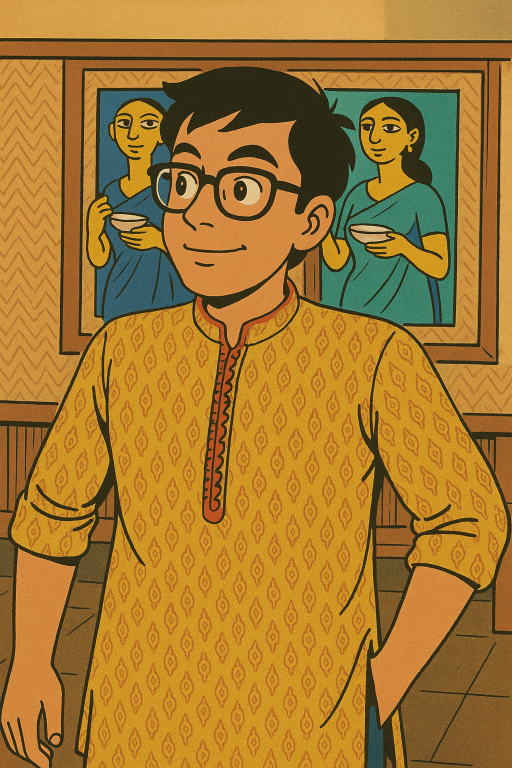
#> input picture Bengali.png, 1024 x 1536 px (shown at 1/2 size)
$ python test_steganography.py
#> lines starting #> are read from the running program, lines starting #| are printed output that depends on the picture
### modulation.py
from PIL import Image, UnidentifiedImageError
import os
import numpy as np

class ImageProcessing:
    img_width = 2048
    img_height = 2048

    def __init__(self, image_path):
        self.image_path = image_path
        try:
            self.image = Image.open(image_path)
        except FileNotFoundError:
            raise
        except UnidentifiedImageError:
            raise

        if self.image.mode != 'RGB':
            self.image = self.image.convert('RGB')

        self.pixels = self.image.load()
        self.width, self.height = self.image.size

    def resize_image(self):
        self.image = self.image.resize((self.img_width, self.img_height))
        self.pixels = self.image.load()
        self.width, self.height = self.image.size

    def save_image(self, output_path):
        os.makedirs(os.path.dirname(output_path) or '.', exist_ok=True)
        self.image.save(output_path)


class MessageEncoder:
    def __init__(self, message):
        self.message = message
        self.binary_message = self.to_binary()
        self.msg_length = len(self.binary_message)

    def to_binary(self):
        return [int(bit) for byte in self.message.encode('utf-8') for bit in format(byte, '08b')]


class MessageEmbedder:
    def __init__(self, pixelAccess, binary_message, width, height, key):
        self.pixels = pixelAccess
        self.binary_message = binary_message
        self.width = width
        self.height = height
        self.key = key
        self.embedding_map = []
        self.map_generated = False

    def map_generation(self):
        map_size = self.width * self.height * 3
        np.random.seed(self.key)
        lst = np.random.randint(0, 2, map_size)
        self.embedding_map = np.array(lst).reshape(-1, 3)
        self.map_generated = True
        return int(np.sum(lst))  # total embedding capacity

    def embedMessage(self):
        if not self.map_generated:
            raise RuntimeError("Call map_generation() before embedding.")

        total_positions = int(np.sum(self.embedding_map))
        if len(self.binary_message) < total_positions:
            self.binary_message = list(self.binary_message) + [0] * (total_positions - len(self.binary_message))

        msg_pointer = 0

        for i in range(self.height):
            for j in range(self.width):
                pixel = list(self.pixels[j, i])
                pixel_idx = i * self.width + j

                for channel in range(3):
                    if self.embedding_map[pixel_idx][channel] == 1:
                        if msg_pointer < len(self.binary_message):
                            pixel[channel] = (pixel[channel] & 0xFE) | self.binary_message[msg_pointer]
                            msg_pointer += 1
                self.pixels[j, i] = tuple(pixel)

        return msg_pointer


class SteganographyPipeline:
    def __init__(self, image_path, message, key, output_path='output/embedded_image.png'):
        self.image_path = image_path
        self.message = message
        self.key = key
        self.output_path = output_path

    def encode(self):
        image_processor = ImageProcessing(self.image_path)
        image_processor.resize_image()

        encoder = MessageEncoder(self.message)
        embedder = MessageEmbedder(
            image_processor.pixels,
            encoder.binary_message,
            image_processor.width,
            image_processor.height,
            self.key
        )

        capacity = embedder.map_generation()
        bits_embedded = embedder.embedMessage()
        image_processor.save_image(self.output_path)

        return {
            'bits_embedded': bits_embedded,
            'message_length': encoder.msg_length,
            'capacity': capacity,
            'output_path': self.output_path
        }


# [17 lines that do not run on import are left out]

### demodulation.py
from PIL import Image, UnidentifiedImageError
import os
import numpy as np
from modulation import ImageProcessing


class MessageDecoder:
    def __init__(self, binary_message):
        self.binary_message = binary_message
        self.message = self.from_binary()

    # [11 lines left out: function from_binary, not called in this run]


class MessageExtractor:
    def __init__(self, pixelAccess, width, height, key, message_length=None):
        self.pixels = pixelAccess
        self.width = width
        self.height = height
        self.key = key
        self.message_length = message_length
        self.embedding_map = []
        self.binary_message = []

    def map_generation(self):
        map_size = self.width * self.height * 3
        np.random.seed(self.key)
        lst = np.random.randint(0, 2, map_size)
        self.embedding_map = np.array(lst).reshape(-1, 3)
        if self.message_length is None:
            self.message_length = int(np.sum(lst))
        print(f"[info] Using message length: {self.message_length} bits")

    def extractMessage(self):
        msg_pointer = 0
        for i in range(self.height):
            for j in range(self.width):
                pixel = self.pixels[j, i]
                pixel_idx = i * self.width + j

                for channel in range(3):
                    if self.embedding_map[pixel_idx][channel] == 1:
                        if msg_pointer < self.message_length:
                            bit = pixel[channel] & 0x01
                            self.binary_message.append(bit)
                            msg_pointer += 1

                        if msg_pointer >= self.message_length:
                            return self.binary_message
        return self.binary_message


class SteganographyDecodePipeline:
    # [22 lines left out: functions __init__, decode, not called in this run]


# [9 lines that do not run on import are left out]

### test_steganography.py
#!/usr/bin/env python3
"""Test script to verify steganography embedding and extraction works correctly."""

import sys
import os
sys.path.insert(0, os.path.dirname(__file__))

from modulation import SteganographyPipeline, ImageProcessing, MessageEmbedder
from demodulation import MessageExtractor, MessageDecoder

def test_round_trip():
    """Test: embed a message and extract it back."""
    test_message = "I love Swastika "
    test_key = 42
    test_image = "Bengali.png"
    test_output = "output/test_stegno.png"

    print(f"Testing steganography round-trip...")
    print(f"  Message: '{test_message}'")
    print(f"  Key: {test_key}")
    print(f"  Image: {test_image}")

    # Step 1: Embed
    try:
        pipeline = SteganographyPipeline(test_image, test_message, test_key, test_output)
        result = pipeline.encode()
#> in __init__, self.image is the input picture: PIL image 1024x1536 RGB; mean R, G, B 164.8, 120, 47.1
#> in resize_image, `self.image = self.image.resize((self.img_width, self.img_height))`:
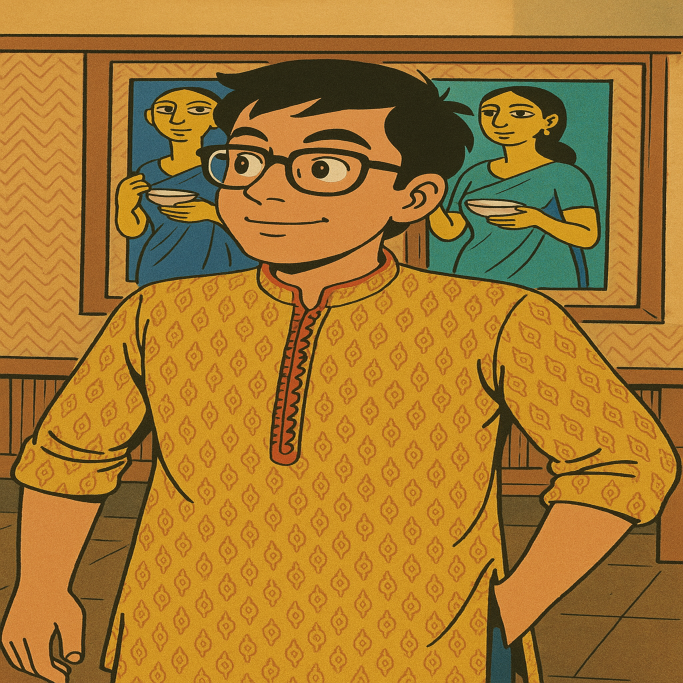
#> self.image: PIL image 2048x2048 RGB (shown at 1/3 size); mean R, G, B 164.8, 120, 47.1
        print(f"\n✓ Embedding successful")
        print(f"  Bits embedded: {result['bits_embedded']}")
#|   Bits embedded: 6291093
        print(f"  Message bit length: {result['message_length']}")
#|   Message bit length: 128
        print(f"  Output: {result['output_path']}")
#|   Output: output/test_stegno.png
    except Exception as e:
        print(f"✗ Embedding failed: {e}")
        return False

    # Step 2: Extract
    try:
        processor = ImageProcessing(test_output)
        extractor = MessageExtractor(processor.pixels, processor.width, processor.height, test_key)
        extractor.map_generation()
#| [info] Using message length: 6291093 bits
        binary_message = extractor.extractMessage()
        print(f"\n✓ Extraction successful")
        print(f"  Bits extracted: {len(binary_message)}")
        print(f"  First 32 bits: {binary_message[:32]}")
    except Exception as e:
        print(f"✗ Extraction failed: {e}")
        import traceback
        traceback.print_exc()
        return False

    # Step 3: Decode
    try:
        decoder = MessageDecoder(binary_message)
        decoded = decoder.message
        print(f"\n✓ Decoding successful")
        print(f"  Decoded message: '{decoded}'")

        # [6 lines of commented-out code are left out]
    except Exception as e:
        print(f"✗ Decoding failed: {e}")
        import traceback
        traceback.print_exc()
        return False

if __name__ == "__main__":
#> (the run stopped early here; a loop or call above may not have finished)
